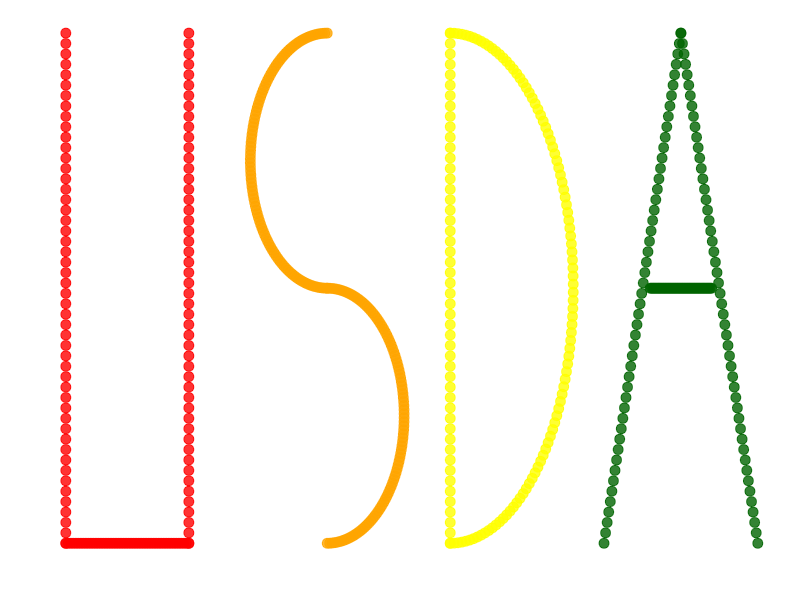

Reproduce this figure in R.
## ---- chunk 1
library(ggplot2)

# Define coordinates for the letter U
u_points <- data.frame(
  x = c(rep(1, 50), seq(1, 1.8, length.out = 50), rep(1.8, 50)),
  y = c(seq(0, 2, length.out = 50), rep(0, 50), seq(0, 2, length.out = 50))
)

# Define coordinates for the letter S with adjusted height and position
theta <- seq(0, pi, length.out = 100)
s_top <- data.frame(x = 2.7 + 0.5 * sin(-theta), y = 1.5 + 0.5 * cos(-theta))  # Top semi-circle
s_bottom <- data.frame(x = 2.7 + 0.5 * sin(theta), y = 0.5 + 0.5 * cos(theta))  # Bottom semi-circle
s_points <- rbind(s_top, s_bottom)

# Define coordinates for the letter D with adjusted height and position
d_line <- data.frame(x = rep(3.5, 50), y = seq(0, 2, length.out = 50))  # Vertical line
d_semi_circle <- data.frame(
  x = 3.5 + 0.8 * cos(seq(-pi / 2, pi / 2, length.out = 100)), 
  y = 1 + 1 * sin(seq(-pi / 2, pi / 2, length.out = 100))
)  # Right semi-circle
d_points <- rbind(d_line, d_semi_circle)

# Define coordinates for the letter A with a crossbar and position adjustment
a_points <- data.frame(
  x = c(seq(4.5, 5, length.out = 50), seq(5, 5.5, length.out = 50), seq(4.8, 5.2, length.out = 50)),
  y = c(seq(0, 2, length.out = 50), seq(2, 0, length.out = 50), rep(1, 50))
)

# Combine all the letter point data
all_points <- rbind(
  data.frame(letter = "U", x = u_points$x, y = u_points$y),
  data.frame(letter = "S", x = s_points$x, y = s_points$y),
  data.frame(letter = "D", x = d_points$x, y = d_points$y),
  data.frame(letter = "A", x = a_points$x, y = a_points$y)
)

# Create the scatter plot
ggplot(all_points, aes(x = x, y = y, color = letter)) +
  geom_point(size = 3, alpha = 0.8) +
  labs(
    x = "",
    y = ""
  ) +
  theme_minimal() +
  theme(
    legend.position = "none",
    axis.text = element_blank(),
    axis.ticks = element_blank(),
    panel.grid = element_blank(),
    plot.title = element_text(size = 16, face = "bold", hjust = 0.5)
  ) +
  scale_color_manual(values = c("U" = "red", "S" = "orange", "D" = "yellow", "A" = "darkgreen"))

